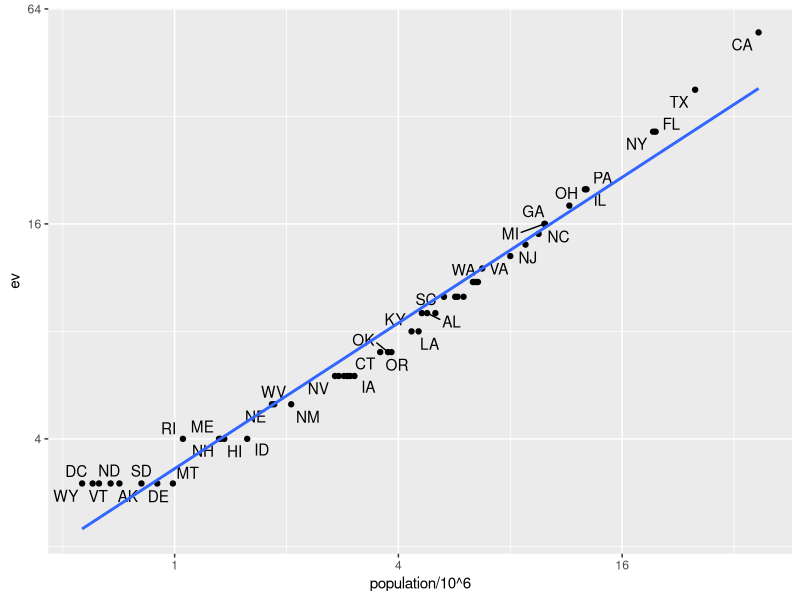
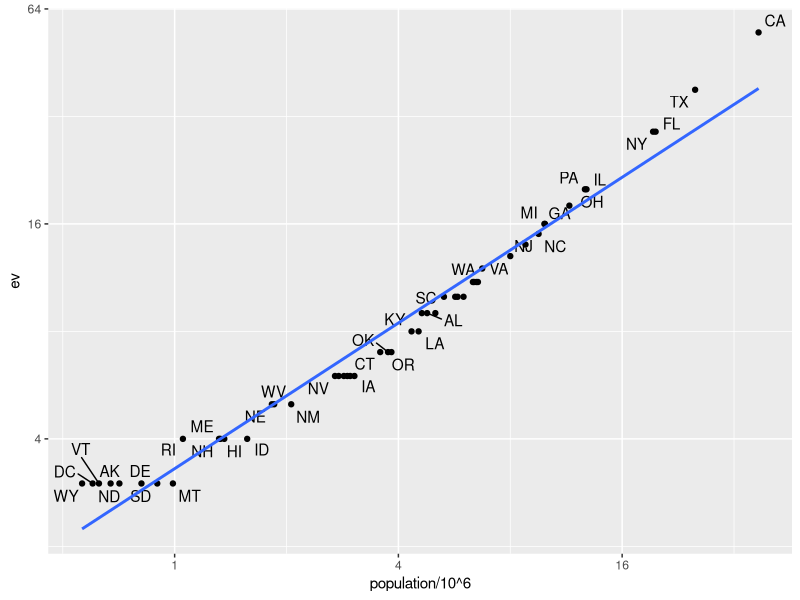

Write R code to recreate these figures, in order.
## ---- chunk 1
knitr::opts_chunk$set(out.width = '80%', collapse = TRUE, warning=FALSE, message=FALSE)
## ---- chunk 2
library(tidyverse)
library(dslabs)
data(murders)
head(murders)
## ---- chunk 3
data(polls_us_election_2016)
head(results_us_election_2016)
## ---- chunk 4
library(ggrepel)
tab <- left_join(murders, results_us_election_2016, by = "state") %>%
  select(-others) %>% rename(ev = electoral_votes)
tab %>% ggplot(aes(population/10^6, ev, label = abb)) +
  geom_point() +
  geom_text_repel() + 
  scale_x_continuous(trans = "log2") +
  scale_y_continuous(trans = "log2") +
  geom_smooth(method = "lm", se = FALSE)
## ---- chunk 5
identical(results_us_election_2016$state, murders$state)
## ---- chunk 6
tab_1 <- slice(murders, 1:6) %>% select(state, population)
tab_1
## ---- chunk 7
tab_2 <- results_us_election_2016 %>% 
  filter(state%in%c("Alabama", "Alaska", "Arizona", 
                    "California", "Connecticut", "Delaware")) %>% 
  select(state, electoral_votes) %>% rename(ev = electoral_votes)
tab_2
## ---- chunk 8
#left_join(tab_1, tab_2, by = "state")
tab_1 %>% left_join(tab_2, by = "state")
## ---- chunk 9
tab_1 %>% right_join(tab_2, by = "state")
## ---- chunk 10
inner_join(tab_1, tab_2, by = "state")
## ---- chunk 11
full_join(tab_1, tab_2, by = "state")
## ---- chunk 12
semi_join(tab_1, tab_2, by = "state")
## ---- chunk 13
anti_join(tab_1, tab_2, by = "state")
## ---- chunk 14
library(ggrepel)
tab <- left_join(murders, results_us_election_2016, by = "state") %>%
  select(-others) %>% rename(ev = electoral_votes)
tab %>% ggplot(aes(population/10^6, ev, label = abb)) +
  geom_point() +
  geom_text_repel() + 
  scale_x_continuous(trans = "log2") +
  scale_y_continuous(trans = "log2") +
  geom_smooth(method = "lm", se = FALSE)
## ---- chunk 15
tab_1 <- tab[, 1:3]
tab_2 <- tab[, 4:6]
tab_3 <- tab[, 7:8]
new_tab <- bind_cols(tab_1, tab_2, tab_3)
head(new_tab)
# What type of object is new_tab?
## ---- chunk 16
tab_1 <- tab[1:2,]
tab_2 <- tab[3:4,]
bind_rows(tab_1, tab_2)
## ---- chunk 17
tab_1 <- tab[1:5,]
tab_2 <- tab[3:7,]
dplyr::intersect(tab_1, tab_2)
## ---- chunk 18
tab_1 <- tab[1:5,]
tab_2 <- tab[3:7,]
dplyr::union(tab_1, tab_2) 
## ---- chunk 19
tab_1 <- tab[1:5,]
tab_2 <- tab[3:7,]
dplyr::setdiff(tab_1, tab_2)
## ---- chunk 20
tab_1 <- tab[1:5,]
tab_2 <- tab[3:7,]
dplyr::setdiff(tab_2, tab_1)
## ---- chunk 21
dplyr::setequal(tab_1, tab_2)
